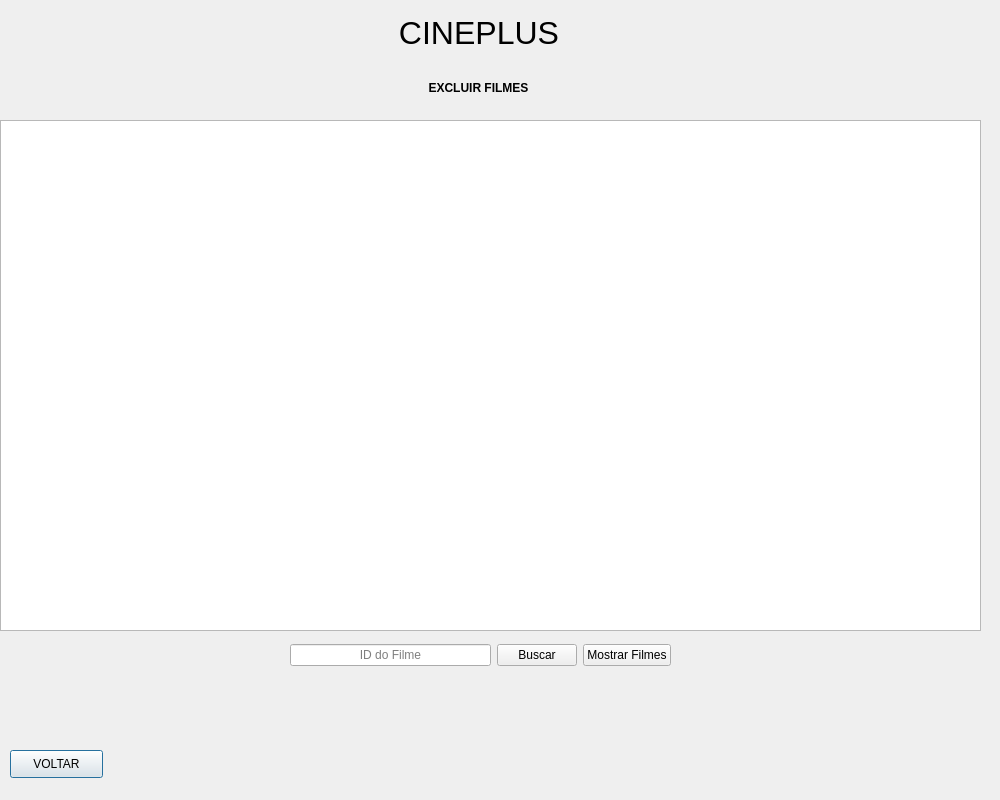
<?xml version="1.0" encoding="UTF-8"?>
<ui version="4.0">
 <class>Dialog</class>
 <widget class="QDialog" name="Dialog">
  <property name="geometry">
   <rect>
    <x>0</x>
    <y>0</y>
    <width>1000</width>
    <height>800</height>
   </rect>
  </property>
  <property name="sizePolicy">
   <sizepolicy hsizetype="Fixed" vsizetype="Fixed">
    <horstretch>0</horstretch>
    <verstretch>0</verstretch>
   </sizepolicy>
  </property>
  <property name="minimumSize">
   <size>
    <width>1000</width>
    <height>800</height>
   </size>
  </property>
  <property name="maximumSize">
   <size>
    <width>1000</width>
    <height>800</height>
   </size>
  </property>
  <property name="windowTitle">
   <string>Dialog</string>
  </property>
  <widget class="QWidget" name="layoutWidget">
   <property name="geometry">
    <rect>
     <x>0</x>
     <y>0</y>
     <width>2</width>
     <height>2</height>
    </rect>
   </property>
   <layout class="QHBoxLayout" name="horizontalLayout_2"/>
  </widget>
  <widget class="QWidget" name="layoutWidget">
   <property name="geometry">
    <rect>
     <x>0</x>
     <y>0</y>
     <width>2</width>
     <height>2</height>
    </rect>
   </property>
   <layout class="QHBoxLayout" name="horizontalLayout_3"/>
  </widget>
  <widget class="QPushButton" name="pushButton_4">
   <property name="geometry">
    <rect>
     <x>10</x>
     <y>750</y>
     <width>93</width>
     <height>28</height>
    </rect>
   </property>
   <property name="text">
    <string>VOLTAR</string>
   </property>
  </widget>
  <widget class="QListView" name="listView">
   <property name="geometry">
    <rect>
     <x>0</x>
     <y>120</y>
     <width>981</width>
     <height>511</height>
    </rect>
   </property>
  </widget>
  <widget class="QLabel" name="label">
   <property name="geometry">
    <rect>
     <x>390</x>
     <y>10</y>
     <width>178</width>
     <height>48</height>
    </rect>
   </property>
   <property name="text">
    <string>&lt;html&gt;&lt;head/&gt;&lt;body&gt;&lt;p align=&quot;center&quot;&gt;&lt;span style=&quot; font-size:24pt;&quot;&gt;CINEPLUS&lt;/span&gt;&lt;/p&gt;&lt;/body&gt;&lt;/html&gt;</string>
   </property>
  </widget>
  <widget class="QWidget" name="layoutWidget_2">
   <property name="geometry">
    <rect>
     <x>290</x>
     <y>640</y>
     <width>381</width>
     <height>30</height>
    </rect>
   </property>
   <layout class="QHBoxLayout" name="horizontalLayout_5">
    <item>
     <widget class="QLineEdit" name="lineEdit_4">
      <property name="alignment">
       <set>Qt::AlignCenter</set>
      </property>
      <property name="placeholderText">
       <string>ID do Filme</string>
      </property>
     </widget>
    </item>
    <item>
     <widget class="QPushButton" name="pushButton_3">
      <property name="text">
       <string>Buscar</string>
      </property>
     </widget>
    </item>
    <item>
     <widget class="QPushButton" name="pushButton_9">
      <property name="text">
       <string>Mostrar Filmes</string>
      </property>
     </widget>
    </item>
   </layout>
  </widget>
  <widget class="QLabel" name="label_2">
   <property name="geometry">
    <rect>
     <x>420</x>
     <y>80</y>
     <width>117</width>
     <height>16</height>
    </rect>
   </property>
   <property name="text">
    <string>&lt;html&gt;&lt;head/&gt;&lt;body&gt;&lt;p align=&quot;center&quot;&gt;&lt;span style=&quot; font-weight:600;&quot;&gt;EXCLUIR FILMES&lt;/span&gt;&lt;/p&gt;&lt;/body&gt;&lt;/html&gt;</string>
   </property>
  </widget>
 </widget>
 <resources/>
 <connections/>
</ui>
